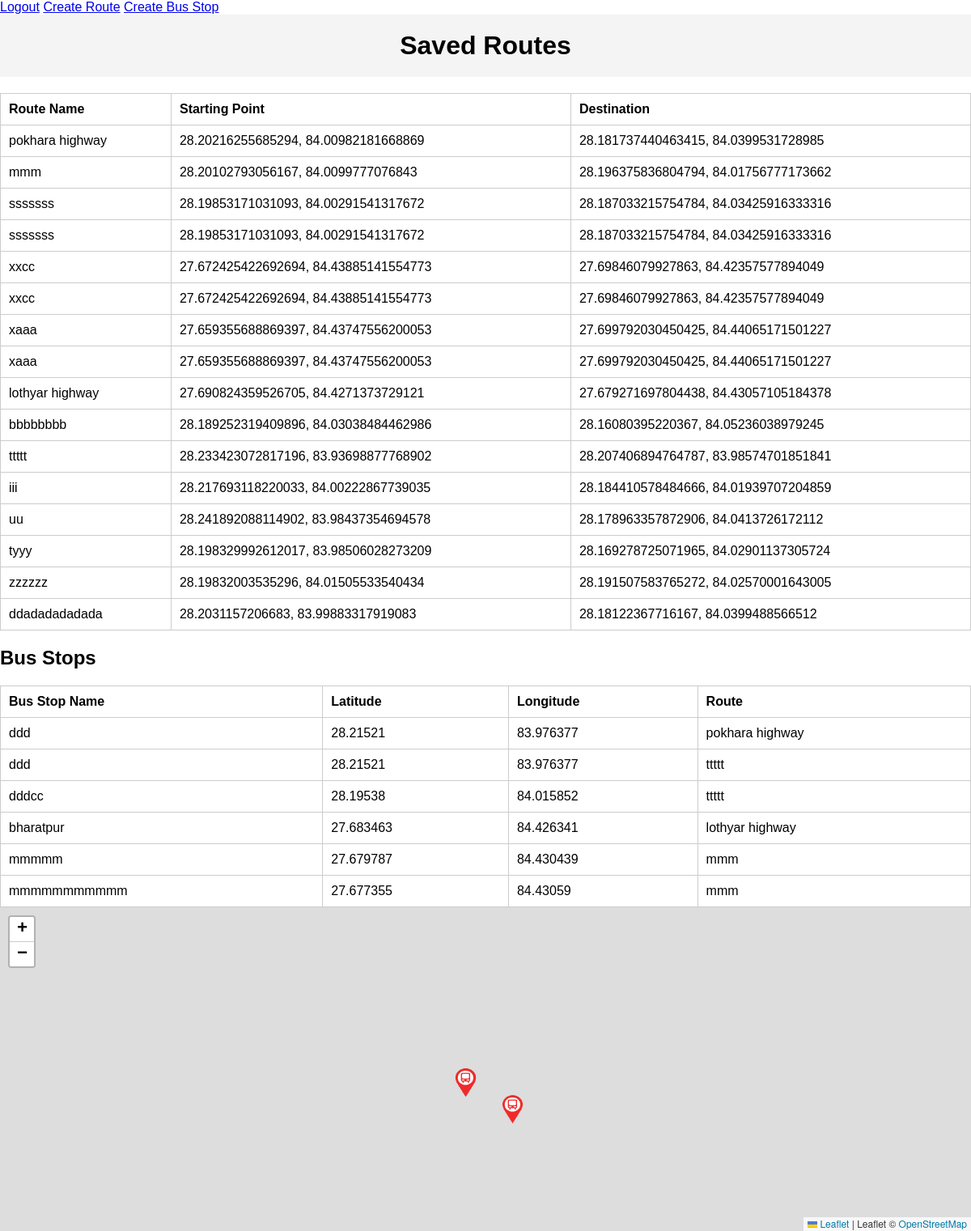
Before: /route_manager/ (signed in) with the older database file.
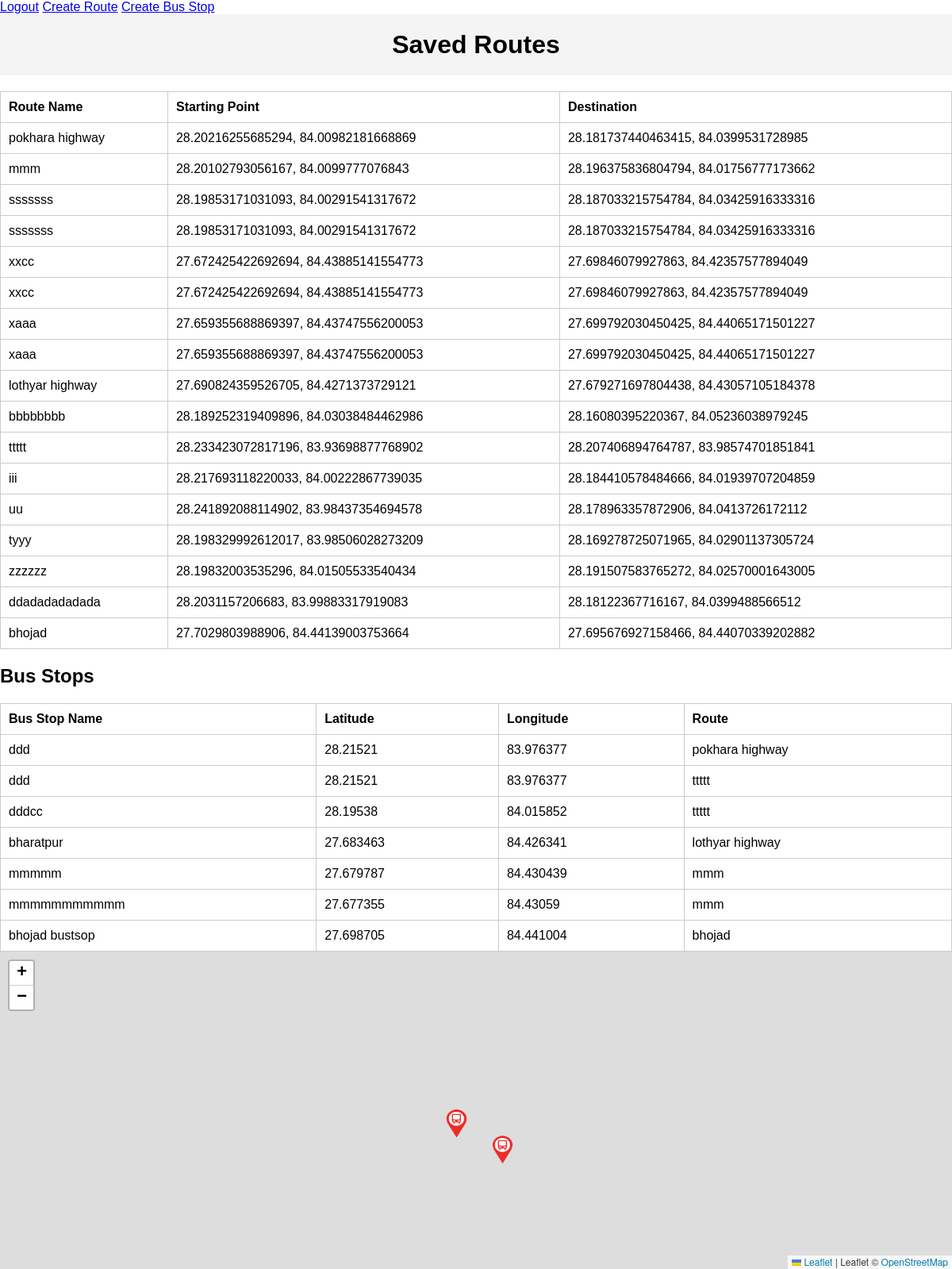
After: the same page with the newer database file.
### route_manager/models.py (models this page shows)
class Route(models.Model):
    route_name = models.CharField(max_length=255)
    starting_point = models.CharField(max_length=255)
    destination = models.CharField(max_length=255)
    route_data = models.TextField()
    def __str__(self):
        return self.route_name

class BusStop(models.Model):
    name = models.CharField(max_length=255)
    latitude = models.FloatField()
    longitude = models.FloatField()
    route = models.ForeignKey(Route, on_delete=models.CASCADE, related_name='bus_stops')

### route_manager/views.py (the view)
# urls.py: path('', views.view_saved_routes, name='view_saved_routes'),
def view_saved_routes(request):
    if not request.user.is_authenticated:
        return redirect('route_manager_login')
    routes = Route.objects.all()
    bus_stops = BusStop.objects.all()
    route_data = []
    for route in routes:
        route_bus_stops = BusStop.objects.filter(route=route)
        bus_stops_data = [
            {'name': bus_stop.name, 'latitude': bus_stop.latitude, 'longitude': bus_stop.longitude}
            for bus_stop in route_bus_stops
        ]
        route_data.append({
            'route_name': route.route_name,
            'starting_point': route.starting_point,
            'destination': route.destination,
            'route_data': json.loads(route.route_data),  # Convert the route_data JSON back to a list of coordinates
            'bus_stops': bus_stops_data  # Include bus stops data specific to this route
        })
    return render(request, 'route_manager/view_saved_routes.html', {'routes': route_data, 'all_bus_stops': bus_stops})

### route_manager/templates/route_manager/view_saved_routes.html (shortened to what this page needs)
<!DOCTYPE html>
<html lang="en">
<head>
    <link rel="stylesheet" href="https://unpkg.com/leaflet@1.8.0/dist/leaflet.css" />
</head>
<body>
    {% if user.is_authenticated %}
    <a href="{% url 'logout' %}" class="logout-button">Logout</a>
    <a href="{% url 'route_manager_home' %}" class="logout-button">Create Route</a>
    <a href="{% url 'create_bus_stop' %}" class="logout-button">Create Bus Stop</a>
    {% endif %}
    <h1>Saved Routes</h1>
    <table>
        <thead>
            <tr>
                <th>Route Name</th>
                <th>Starting Point</th>
                <th>Destination</th>
            </tr>
        </thead>
        <tbody>
            {% for route in routes %}
            <tr onclick="showRouteOnMap({{ route.route_data|safe }}, '{{ route.route_name }}', '{{ route.starting_point }}', '{{ route.destination }}')">
                <td>{{ route.route_name }}</td>
                <td>{{ route.starting_point }}</td>
                <td>{{ route.destination }}</td>
            </tr>
            {% endfor %}
        </tbody>
    </table>
    <h2>Bus Stops</h2>
    <table>
        <thead>
            <tr>
                <th>Bus Stop Name</th>
                <th>Latitude</th>
                <th>Longitude</th>
                <th>Route</th>
            </tr>
        </thead>
        <tbody>
            {% for bus_stop in all_bus_stops %}
            <tr>
                <td>{{ bus_stop.name }}</td>
                <td>{{ bus_stop.latitude }}</td>
                <td>{{ bus_stop.longitude }}</td>
                <td>{{ bus_stop.route }}</td>
            </tr>
            {% endfor %}
        </tbody>
    </table>
    <div id="map"></div>
</body>
</html>

Changed rows visible on the page:
added Route: route_name "bhojad", starting_point "27.7029803988906, 84.44139003753664", destination "27.695676927158466, 84.44070339202882"
added BusStop: name "bhojad bustsop", latitude "27.698705", longitude "84.441004", route "bhojad"
